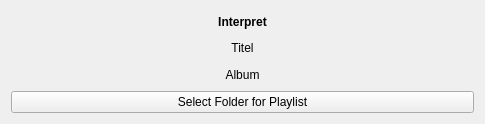
<?xml version="1.0" encoding="UTF-8"?>
<ui version="4.0">
 <class>Form</class>
 <widget class="QWidget" name="Form">
  <property name="geometry">
   <rect>
    <x>0</x>
    <y>0</y>
    <width>485</width>
    <height>124</height>
   </rect>
  </property>
  <property name="windowTitle">
   <string>Form</string>
  </property>
  <layout class="QGridLayout" name="gridLayout">
   <item row="0" column="0">
    <widget class="QLabel" name="interpret_label">
     <property name="font">
      <font>
       <weight>75</weight>
       <bold>true</bold>
      </font>
     </property>
     <property name="text">
      <string>Interpret</string>
     </property>
     <property name="alignment">
      <set>Qt::AlignCenter</set>
     </property>
    </widget>
   </item>
   <item row="1" column="0">
    <widget class="QLabel" name="title_label">
     <property name="text">
      <string>Titel</string>
     </property>
     <property name="alignment">
      <set>Qt::AlignCenter</set>
     </property>
    </widget>
   </item>
   <item row="2" column="0">
    <widget class="QLabel" name="album_albel">
     <property name="text">
      <string>Album</string>
     </property>
     <property name="alignment">
      <set>Qt::AlignCenter</set>
     </property>
    </widget>
   </item>
   <item row="3" column="0">
    <widget class="QPushButton" name="pushButton">
     <property name="text">
      <string>Select Folder for Playlist</string>
     </property>
    </widget>
   </item>
  </layout>
 </widget>
 <resources/>
 <connections/>
</ui>
